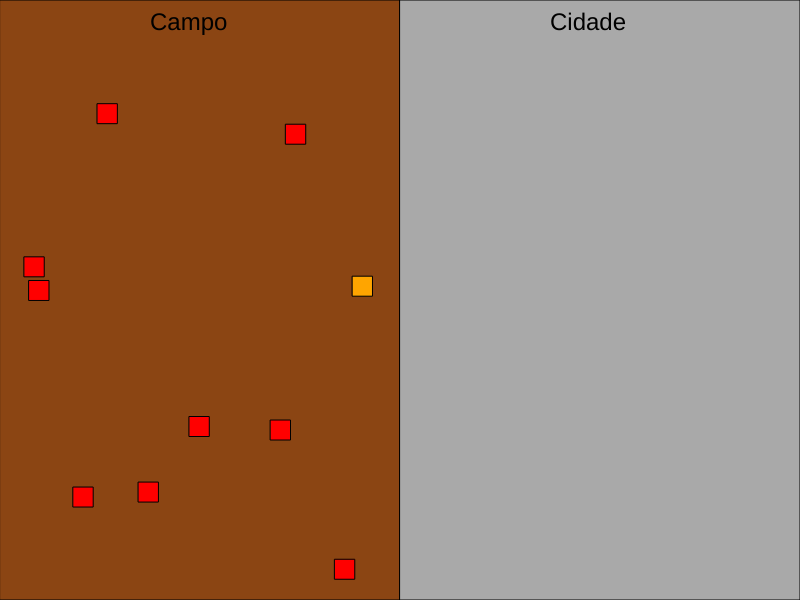
Frame 1 (no input)
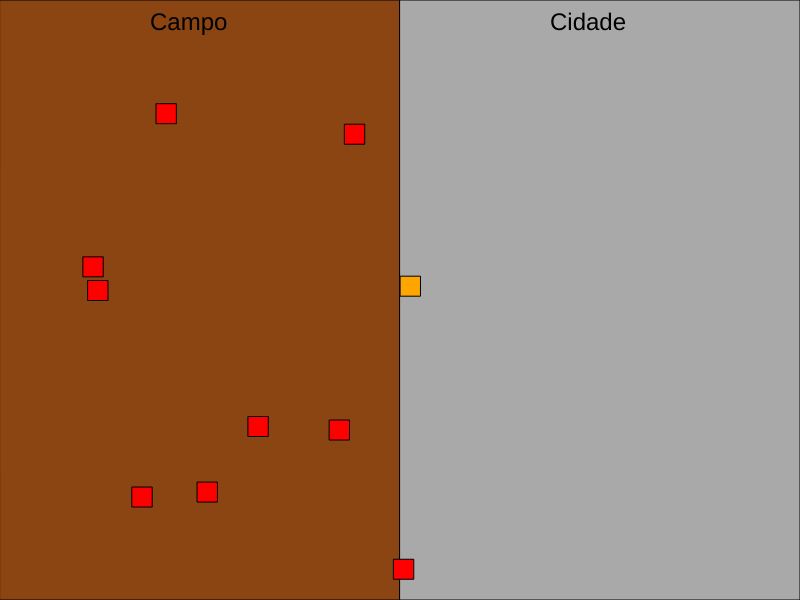
Frame 60 (no input)
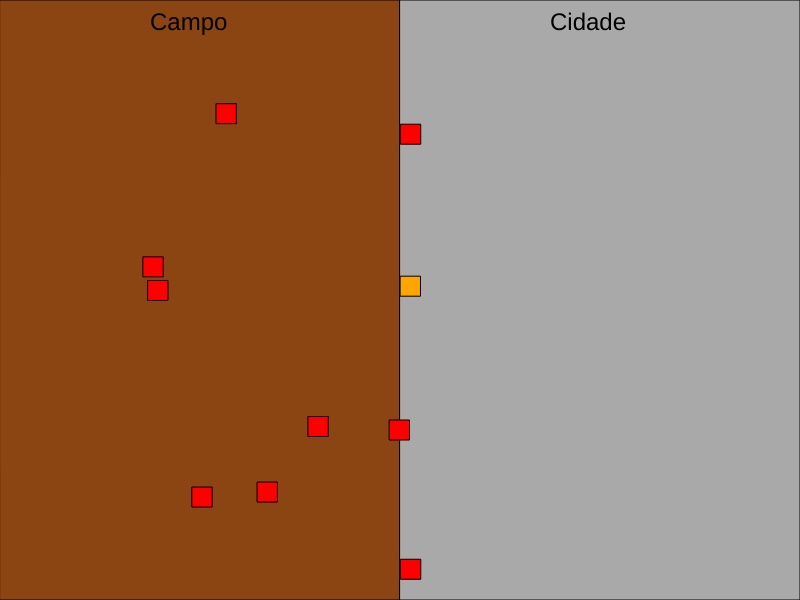
Frame 120 (the mouse pressed at the canvas centre since frame 60)

The p5.js sketch that drew these frames (run headless with seeded random() and noise() and a simulated clock; from frame 60 on, the mouse is pressed at the canvas centre):

// p5.js sketch
// ── sketch.js
let campo;
let cidade;
let alimentos = [];

function setup() { // definimos o campo e a cidade como retângulos e criamos uma lista de alimentos com posições aleatórias no campo.
  createCanvas(800, 600);
  campo = {
    x: 0,
    y: 0,
    w: 400,
    h: height
  };
  cidade = {
    x: 400,
    y: 0,
    w: 400,
    h: height
  };
  for (let i = 0; i < 10; i++) {
    alimentos.push({
      x: random(campo.x, campo.x + campo.w),
      y: random(campo.y, campo.y + campo.h),
      w: 20,
      h: 20,
      tipo: random(['maçã', 'cenoura', 'tomate'])
    });
  }
}

function draw() { // desenhamos o campo e a cidade como retângulos e os alimentos como quadrados podemos se dizer,como coloridos.
  background(220);
  // Desenhar campo
  fill(139, 69, 19);
  rect(campo.x, campo.y, campo.w, campo.h);
  // Desenhar cidade
  fill(169, 169, 169);
  rect(cidade.x, cidade.y, cidade.w, cidade.h);
  // Desenhar alimentos
  for (let i = 0; i < alimentos.length; i++) {
    fill(255, 0, 0);
    if (alimentos[i].tipo === 'maçã') {
      fill(255, 0, 0);
    } else if (alimentos[i].tipo === 'cenoura') {
      fill(255, 165, 0);
    } else if (alimentos[i].tipo === 'tomate') {
      fill(255, 0, 0);
    }
    rect(alimentos[i].x, alimentos[i].y, alimentos[i].w, alimentos[i].h);
    // Transportar alimentos para a cidade
    if (alimentos[i].x < cidade.x) {
      alimentos[i].x += 1;
    }
  }
  // Desenhar texto
  fill(0);
  textSize(24);
  text('Campo', 150, 30);
  text('Cidade', 550, 30);
}

// os alimentos ao decorrer do jogo é direcionado do campo a cidade, assim como nos dias de hoje.
